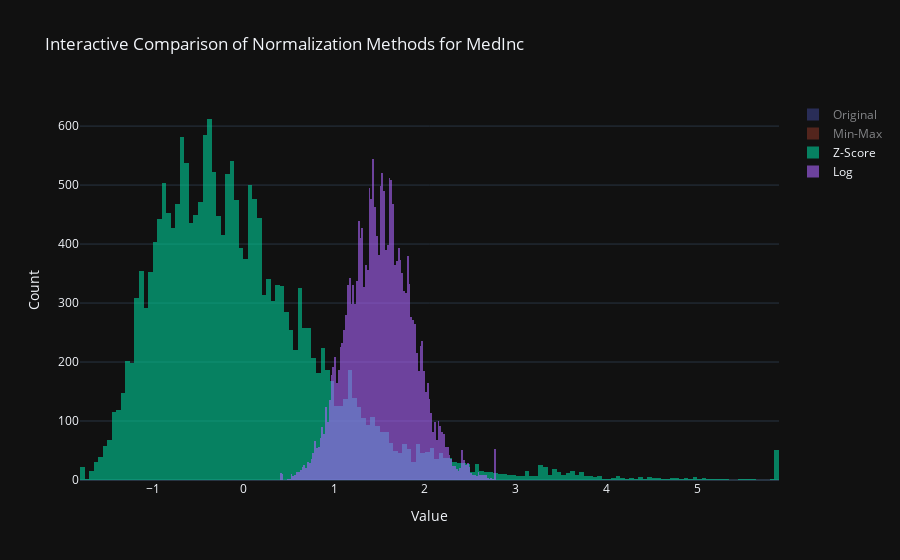

Notebook code cell kept with this figure:
### Code cell
# Create interactive histogram
feature = 'MedInc'  # Median Income
fig = go.Figure()

fig.add_trace(go.Histogram(x=X[feature], name='Original', opacity=0.5))
fig.add_trace(go.Histogram(x=X_minmax_df[feature], name='Min-Max', opacity=0.5))
fig.add_trace(go.Histogram(x=X_zscore_df[feature], name='Z-Score', opacity=0.5))
fig.add_trace(go.Histogram(x=X_log_df[feature], name='Log', opacity=0.5))

# Layout for better visuals
fig.update_layout(
    title=f"Interactive Comparison of Normalization Methods for {feature}",
    xaxis_title="Value",
    yaxis_title="Count",
    barmode='overlay',  # Overlay histograms
    template='plotly_dark'
)

fig.update_traces(opacity=0.6)  # semi-transparent bars
fig.show()

### Figure 1 — Plotly figure (JSON) as saved in the notebook; plotly's stock layout.template omitted (floating-point values rounded to 4 significant figures; data arrays with more than 128 entries replaced by an {"elided": "..."} marker saying what was removed)
{"data": [{"name": "Original", "opacity": 0.6, "type": "histogram", "visible": "legendonly", "x": {"elided": "20640 float values"}}, {"name": "Min-Max", "opacity": 0.6, "type": "histogram", "visible": "legendonly", "x": {"elided": "20640 float values"}}, {"name": "Z-Score", "opacity": 0.6, "type": "histogram", "visible": true, "x": {"elided": "20640 float values"}}, {"name": "Log", "opacity": 0.6, "type": "histogram", "visible": true, "x": {"elided": "20640 float values"}}], "layout": {"autosize": true, "barmode": "overlay", "title": {"text": "Interactive Comparison of Normalization Methods for MedInc"}, "xaxis": {"autorange": true, "range": [-1.8, 5.9], "title": {"text": "Value"}, "type": "linear"}, "yaxis": {"autorange": true, "range": [0, 644.2], "title": {"text": "Count"}}}}
